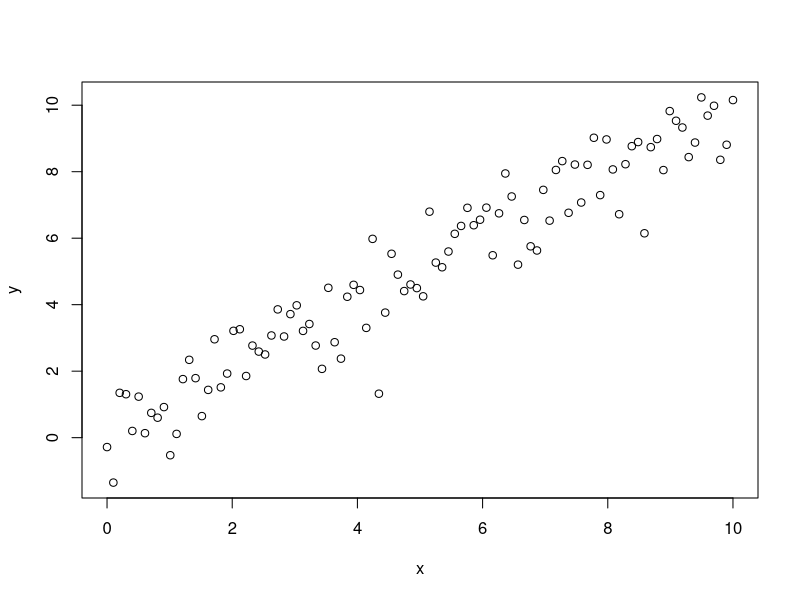
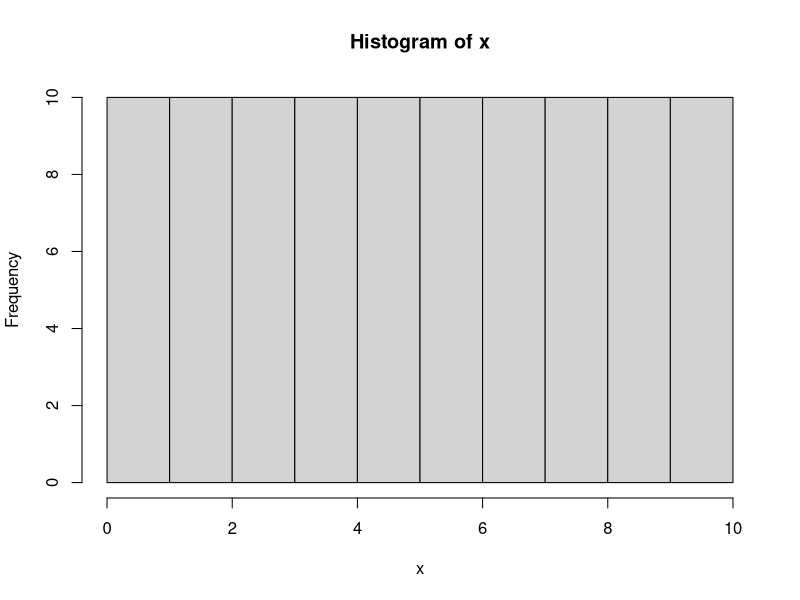

Here is the R script that generated these plots, in order:
## @knitr variables_xy
x <- seq(0, 10, length = 100)
y <- x + rnorm(100)
dat <- data.frame(x = x, y = y)
head(dat)

## @knitr plot_xy
plot(x,y)

## @knitr
# Here is some code that is not part of a knitr chunk
# (apparently prefacing the unused chunk with an empty knitr chunk label works;
# we might also use a label like "unused" for all such chunks, which does not
# create a conflict unless the chunks are invoked, in which case the last one is used)
hist(x)

## @knitr lm_xy
lmxy <- lm(y ~ x, data = dat)
summary(lmxy)

## @knitr
# And some more code that is not part of a knitr chunk
Sys.time()
